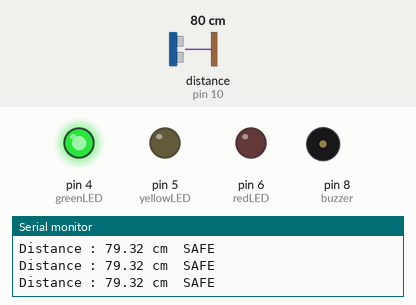
This sketch was run on a simulated Arduino Uno, built with avr-gcc and run on an emulated ATmega328P. Parts: output pins drawn as LEDs (lit = HIGH), buzzer (waves = sounding, pin HIGH), the last lines printed to the serial monitor. Wiring (inferred from the names in the program): ultrasonic range finder: trigger pin 9; echo pin 10. Dashed ring = blinking. The inputs (shaded band) are chosen by the test bench; at power-on: distance to the obstacle (sensor on pin 10) 80 cm. The echo pulse lasts 58.3 µs per cm; pins used as bus, display or sensor lines are not drawn.

Above: at 1.2 s.
1.3 s: distance to the obstacle (sensor on pin 10) set to 54 cm
2.8 s: distance to the obstacle (sensor on pin 10) set to 48 cm
At 3.2 s:
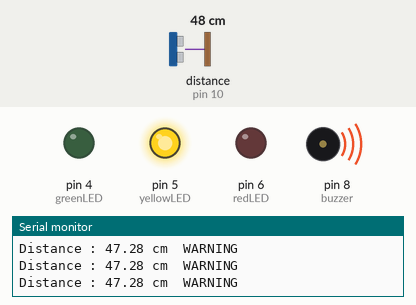
5.8 s: distance to the obstacle (sensor on pin 10) set to 22 cm
8.8 s: distance to the obstacle (sensor on pin 10) set to 19 cm
At 8.98 s:
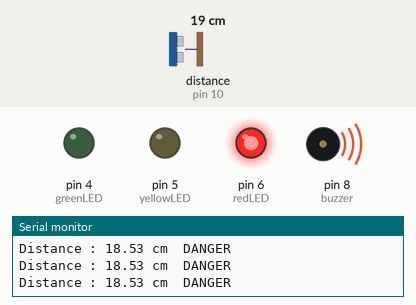
11.8 s: distance to the obstacle (sensor on pin 10) set to 12 cm
14.8 s: distance to the obstacle (sensor on pin 10) set to 9 cm
At 15.06 s:
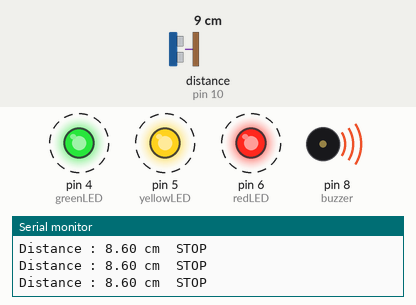
Timing chart, 0 to 18.8 s (numbered marks = the images above; inputs shaded):
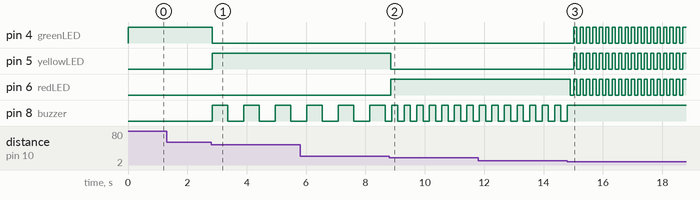

The sketch:

parking_sensor.ino
```cpp
/*
-------------------------------------------------------
Project      : Ultrasonic Parking Sensor
Author       : Priyanshu Yadav
Roll Number  : 24BCA037

Description:
Parking distance alert using HC-SR04.
Uses millis() for non-blocking timing.
-------------------------------------------------------
*/

const int trigPin = 9;
const int echoPin = 10;

const int greenLED = 4;
const int yellowLED = 5;
const int redLED = 6;
const int buzzer = 8;

unsigned long previousMillis = 0;
bool outputState = false;

void setup() {

  pinMode(trigPin, OUTPUT);
  pinMode(echoPin, INPUT);

  pinMode(greenLED, OUTPUT);
  pinMode(yellowLED, OUTPUT);
  pinMode(redLED, OUTPUT);

  pinMode(buzzer, OUTPUT);

  Serial.begin(9600);
}

void loop() {

  digitalWrite(trigPin, LOW);
  delayMicroseconds(2);

  digitalWrite(trigPin, HIGH);
  delayMicroseconds(10);

  digitalWrite(trigPin, LOW);

  long duration = pulseIn(echoPin, HIGH);

  float distance = (duration * 0.034) / 2;

  Serial.print("Distance : ");
  Serial.print(distance);
  Serial.print(" cm  ");

  unsigned long currentMillis = millis();

  // SAFE ZONE
  if (distance > 50) {

    Serial.println("SAFE");

    digitalWrite(greenLED, HIGH);
    digitalWrite(yellowLED, LOW);
    digitalWrite(redLED, LOW);

    digitalWrite(buzzer, LOW);

  }

  // WARNING ZONE
  else if (distance > 20) {

    Serial.println("WARNING");

    digitalWrite(greenLED, LOW);
    digitalWrite(yellowLED, HIGH);
    digitalWrite(redLED, LOW);

    if (currentMillis - previousMillis >= 500) {

      previousMillis = currentMillis;

      outputState = !outputState;

      digitalWrite(buzzer, outputState);
    }

  }

  // DANGER ZONE
  else if (distance > 10) {

    Serial.println("DANGER");

    digitalWrite(greenLED, LOW);
    digitalWrite(yellowLED, LOW);
    digitalWrite(redLED, HIGH);

    if (currentMillis - previousMillis >= 200) {

      previousMillis = currentMillis;

      outputState = !outputState;

      digitalWrite(buzzer, outputState);
    }

  }

  // EMERGENCY ZONE
  else {

    Serial.println("STOP");

    digitalWrite(buzzer, HIGH);

    if (currentMillis - previousMillis >= 100) {

      previousMillis = currentMillis;

      outputState = !outputState;

      digitalWrite(greenLED, outputState);
      digitalWrite(yellowLED, outputState);
      digitalWrite(redLED, outputState);

    }

  }
}
```

Measured:
- the behaviour switches between 51 and 50 cm on distance to the obstacle (sensor on pin 10) (found by bisection; images 0 and 1)
- the behaviour switches between 21 and 20 cm on distance to the obstacle (sensor on pin 10) (found by bisection; images 1 and 2)
- the behaviour switches between 11 and 10 cm on distance to the obstacle (sensor on pin 10) (found by bisection; images 2 and 3)
- after the input at 2.8 s, pin 4 (greenLED): HIGH → LOW at once; pin 5 (yellowLED): LOW → HIGH at once; pin 8 (buzzer): alternates HIGH for 0.53 s and LOW for 0.53 s, starting at once
- after the input at 8.8 s, pin 5 (yellowLED): HIGH → LOW after 0.05 s; pin 6 (redLED): LOW → HIGH after 0.05 s; pin 8 (buzzer): alternates HIGH for 0.21 s and LOW for 0.21 s, starting after 0.08 s
- after the input at 14.8 s, pin 4 (greenLED), pin 5 (yellowLED): alternates HIGH for 0.11 s and LOW for 0.11 s, starting after 0.21 s; pin 6 (redLED): alternates HIGH for 0.11 s and LOW for 0.11 s, starting after 0.11 s; pin 8 (buzzer): stops changing and stays HIGH
